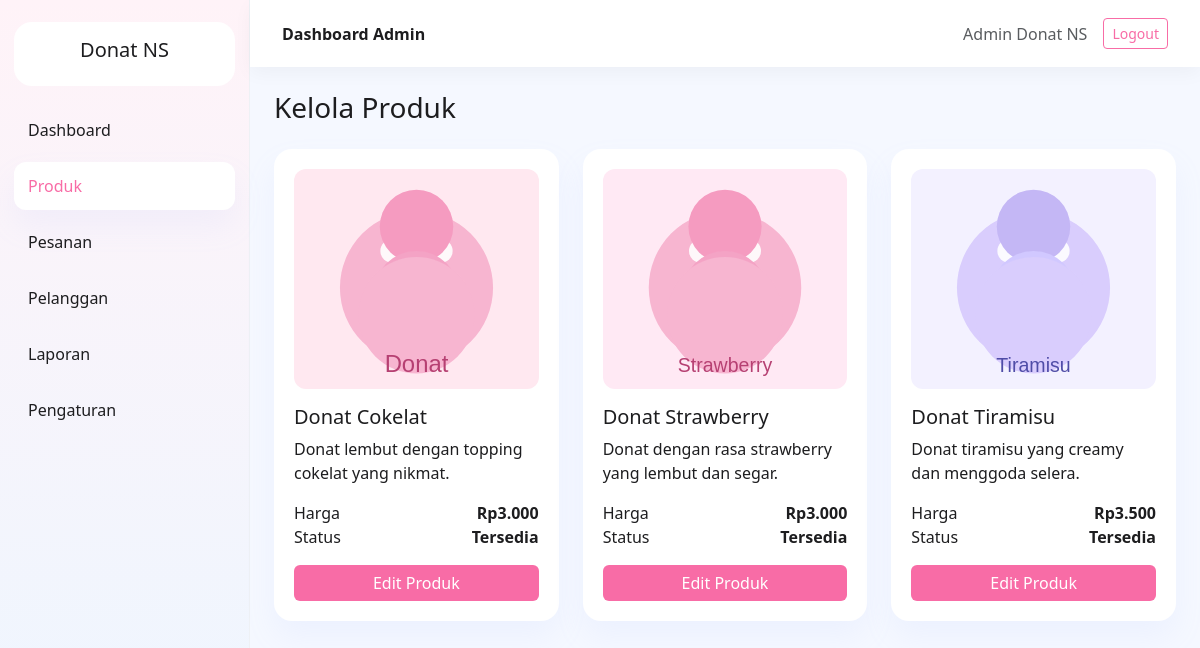
/admin/products.php (signed in), run on the app's committed database.
### tables this page shows
CREATE TABLE users (
  id INT AUTO_INCREMENT PRIMARY KEY,
  name VARCHAR(255) NOT NULL,
  email VARCHAR(255) NOT NULL UNIQUE,
  phone VARCHAR(50) NOT NULL,
  password VARCHAR(255) NOT NULL,
  role ENUM('admin','customer') NOT NULL DEFAULT 'customer',
  created_at TIMESTAMP DEFAULT CURRENT_TIMESTAMP
);

CREATE TABLE products (
  id INT AUTO_INCREMENT PRIMARY KEY,
  name VARCHAR(255) NOT NULL,
  description TEXT,
  price DECIMAL(12,2) NOT NULL,
  image VARCHAR(255) DEFAULT NULL,
  status ENUM('Tersedia','Habis') NOT NULL DEFAULT 'Tersedia',
  created_at TIMESTAMP DEFAULT CURRENT_TIMESTAMP,
  updated_at TIMESTAMP DEFAULT CURRENT_TIMESTAMP ON UPDATE CURRENT_TIMESTAMP
);

### includes/functions.php (called while the page is built, shortened)
<?php
require_once __DIR__ . '/../config/database.php';
function e($value) {
    return htmlspecialchars((string)$value, ENT_QUOTES, 'UTF-8');
}
function formatCurrency($amount) {
    return 'Rp' . number_format((float)$amount, 0, ',', '.');
}
function isAdminLoggedIn() {
    return isset($_SESSION['admin_id']);
}
function getCurrentAdmin() {
    $stmt = db()->prepare('SELECT * FROM users WHERE id = :id AND role = "admin" LIMIT 1');
    $stmt->execute([':id' => $_SESSION['admin_id']]);
    return $stmt->fetch();
}

### config/database.php (called while the page is built, shortened)
<?php
function db() {
    static $pdo = null;
    if ($pdo === null) {
        $host = 'localhost';
        $db = 'donat_ns_app';
        $user = 'root';
        $pass = '';
        $charset = 'utf8mb4';
        $dsn = "mysql:host={$host};dbname={$db};charset={$charset}";
        $options = [
            PDO::ATTR_ERRMODE => PDO::ERRMODE_EXCEPTION,
            PDO::ATTR_DEFAULT_FETCH_MODE => PDO::FETCH_ASSOC,
            PDO::ATTR_EMULATE_PREPARES => false,
        ];
        try {
            $pdo = new PDO($dsn, $user, $pass, $options);
        } catch (PDOException $e) {
            http_response_code(500);
            die('Koneksi database gagal. Pastikan MySQL XAMPP aktif dan database donat_ns_app sudah dibuat.');
        }
    }
    return $pdo;
}

### admin/products.php (the view, shortened to what this page needs)
<?php
require_once __DIR__ . '/../config/database.php';
require_once __DIR__ . '/../includes/functions.php';
$stmt = db()->query('SELECT * FROM products ORDER BY id ASC');
$products = $stmt->fetchAll();
require_once __DIR__ . '/../includes/header_admin.php';
?>
<div class="container-fluid px-4 py-4">
    <h3 class="mb-4">Kelola Produk</h3>
    <div class="row g-4">
        <?php foreach ($products as $product): ?>
            <div class="col-lg-4">
                <div class="product-admin-card">
                    <img src="/donat_ns/uploads/products/<?= e($product['image'] ?: 'donat-coklat.svg') ?>" alt="<?= e($product['name']) ?>">
                    <div class="mt-3">
                        <h5><?= e($product['name']) ?></h5>
                        <p><?= e($product['description']) ?></p>
                        <div class="d-flex justify-content-between"><span>Harga</span><strong><?= formatCurrency($product['price']) ?></strong></div>
                        <div class="d-flex justify-content-between"><span>Status</span><strong><?= e($product['status']) ?></strong></div>
                    </div>
                    <a href="/donat_ns/admin/product_edit.php?id=<?= (int)$product['id'] ?>" class="btn btn-pink mt-3 w-100">Edit Produk</a>
                </div>
            </div>
        <?php endforeach; ?>
    </div>
</div>
<?php require_once __DIR__ . '/../includes/footer_customer.php'; ?>

### includes/header_admin.php (shortened to what this page needs)
<?php require_once __DIR__ . '/functions.php'; $admin = getCurrentAdmin(); ?>
<!DOCTYPE html>
<html lang="id">
<head>
    <link href="https://cdn.jsdelivr.net/npm/bootstrap@5.3.3/dist/css/bootstrap.min.css" rel="stylesheet">
    <link rel="stylesheet" href="/donat_ns/assets/css/admin.css">
</head>
<body>
<div class="app-shell">
    <?php include __DIR__ . '/sidebar_admin.php'; ?>
    <main class="main-content">
        <nav class="topbar">
            <div class="container-fluid">
                <div class="d-flex justify-content-between align-items-center">
                    <div>
                        <span class="fw-bold">Dashboard Admin</span>
                    </div>
                    <div class="d-flex align-items-center gap-3">
                        <span class="text-muted"><?= e($admin['name'] ?? 'Admin') ?></span>
                        <a href="/donat_ns/admin/logout.php" class="btn btn-sm btn-outline-pink">Logout</a>
                    </div>
                </div>
            </div>
        </nav>

### assets/css/admin.css (style rules this page uses)
:root { --pink: #ffb7d5; --pink-strong: #f86ca6; --blue: #dfeeff; --white: #fff; --text: #1d1d1f; --muted: #6c757d; --shadow: 0 16px 30px rgba(162, 182, 255, 0.1); }
body { background: #f5f8ff; color: var(--text); font-family: 'Segoe UI', sans-serif; }
.app-shell { display: flex; min-height: 100vh; }
.main-content { flex: 1; }
.topbar { background: white; padding: 18px 20px; box-shadow: 0 6px 18px rgba(0,0,0,0.04); }
.chart-card, .summary-card, .product-admin-card { background: white; border-radius: 18px; padding: 20px; box-shadow: var(--shadow); }
.product-admin-card img { width: 100%; height: 220px; object-fit: cover; border-radius: 12px; }
.btn-pink { background: var(--pink-strong); border: none; color: white; }
.btn-outline-pink { border: 1px solid var(--pink-strong); color: var(--pink-strong); }

### data on the page
users: name "Admin Donat NS"
products: image (picture), name "Donat Cokelat", description "Donat lembut dengan topping cokelat yang nikmat.", price "Rp3.000", status "Tersedia"
products: image (picture), name "Donat Strawberry", description "Donat dengan rasa strawberry yang lembut dan segar.", price "Rp3.000", status "Tersedia"
products: image (picture), name "Donat Tiramisu", description "Donat tiramisu yang creamy dan menggoda selera.", price "Rp3.500", status "Tersedia"
